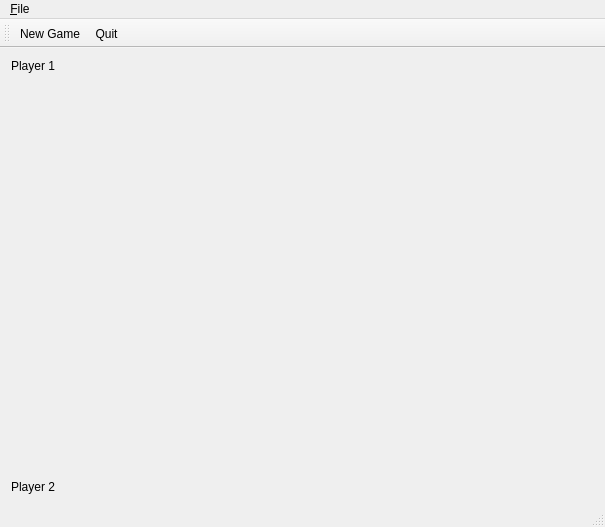
<?xml version="1.0" encoding="UTF-8"?>
<ui version="4.0">
 <class>MainWindow</class>
 <widget class="QMainWindow" name="MainWindow">
  <property name="geometry">
   <rect>
    <x>0</x>
    <y>0</y>
    <width>605</width>
    <height>527</height>
   </rect>
  </property>
  <property name="windowTitle">
   <string>MainWindow</string>
  </property>
  <widget class="QWidget" name="centralWidget">
   <layout class="QVBoxLayout" name="verticalLayout">
    <item>
     <widget class="QLabel" name="player1Name">
      <property name="sizePolicy">
       <sizepolicy hsizetype="Preferred" vsizetype="Fixed">
        <horstretch>0</horstretch>
        <verstretch>0</verstretch>
       </sizepolicy>
      </property>
      <property name="text">
       <string>Player 1</string>
      </property>
     </widget>
    </item>
    <item>
     <widget class="TicTacToeWidget" name="gameBoard" native="true"/>
    </item>
    <item>
     <widget class="QLabel" name="player2Name">
      <property name="sizePolicy">
       <sizepolicy hsizetype="Preferred" vsizetype="Fixed">
        <horstretch>0</horstretch>
        <verstretch>0</verstretch>
       </sizepolicy>
      </property>
      <property name="text">
       <string>Player 2</string>
      </property>
     </widget>
    </item>
   </layout>
  </widget>
  <widget class="QMenuBar" name="menuBar">
   <property name="geometry">
    <rect>
     <x>0</x>
     <y>0</y>
     <width>605</width>
     <height>26</height>
    </rect>
   </property>
   <widget class="QMenu" name="menu_File">
    <property name="title">
     <string>&amp;File</string>
    </property>
    <addaction name="startNewGame"/>
    <addaction name="quit"/>
   </widget>
   <addaction name="menu_File"/>
  </widget>
  <widget class="QToolBar" name="mainToolBar">
   <attribute name="toolBarArea">
    <enum>TopToolBarArea</enum>
   </attribute>
   <attribute name="toolBarBreak">
    <bool>false</bool>
   </attribute>
   <addaction name="startNewGame"/>
   <addaction name="quit"/>
  </widget>
  <widget class="QStatusBar" name="statusBar"/>
  <action name="startNewGame">
   <property name="icon">
    <iconset resource="resources.qrc">
     <normaloff>:/icons/newgame.png</normaloff>:/icons/newgame.png</iconset>
   </property>
   <property name="text">
    <string>New Game</string>
   </property>
   <property name="toolTip">
    <string>Star new game</string>
   </property>
   <property name="shortcut">
    <string>Ctrl+N</string>
   </property>
  </action>
  <action name="quit">
   <property name="icon">
    <iconset resource="resources.qrc">
     <normaloff>:/icons/application-exit.png</normaloff>:/icons/application-exit.png</iconset>
   </property>
   <property name="text">
    <string>Quit</string>
   </property>
   <property name="shortcut">
    <string>Ctrl+Q</string>
   </property>
  </action>
 </widget>
 <layoutdefault spacing="6" margin="11"/>
 <customwidgets>
  <customwidget>
   <class>TicTacToeWidget</class>
   <extends>QWidget</extends>
   <header>tictactoewidget.h</header>
   <container>1</container>
  </customwidget>
 </customwidgets>
 <resources>
  <include location="resources.qrc"/>
 </resources>
 <connections/>
</ui>
